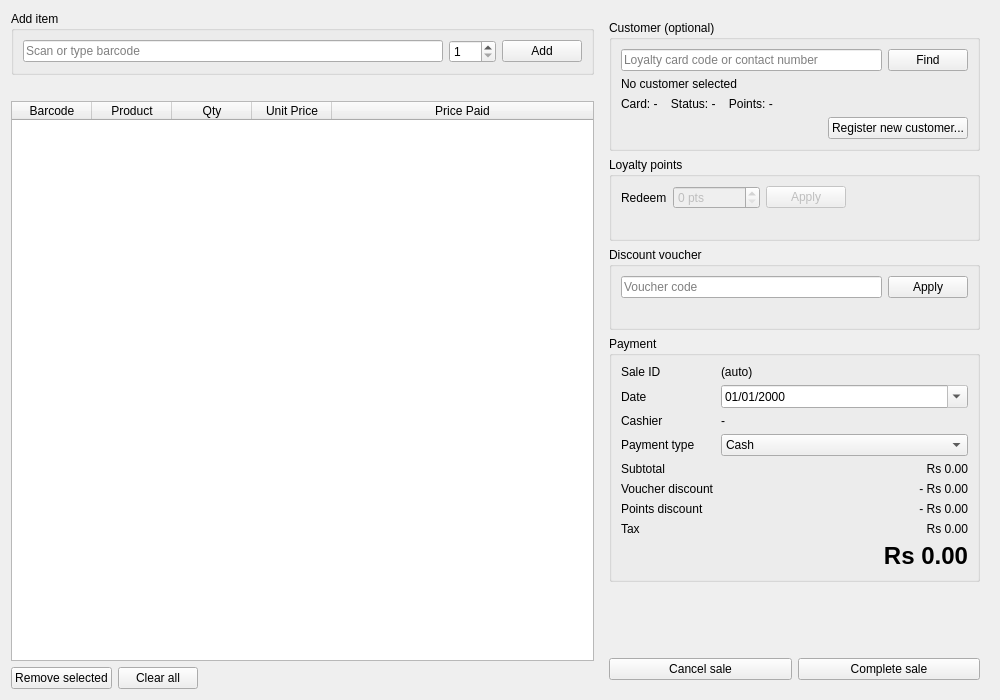
<?xml version="1.0" encoding="UTF-8"?>
<ui version="4.0">
 <class>SalePage</class>
 <widget class="QWidget" name="SalePage"><property name="geometry"><rect><x>0</x><y>0</y><width>1000</width><height>700</height></rect></property><property name="windowTitle"><string>New Sale (in-store)</string></property><layout class="QHBoxLayout" name="layout_38" stretch="3,2"><item><layout class="QVBoxLayout" name="layout_14"><item><widget class="QGroupBox" name="grpAddItem"><property name="title"><string>Add item</string></property><layout class="QHBoxLayout" name="layout_11"><item><widget class="QLineEdit" name="edBarcode"><property name="placeholderText"><string>Scan or type barcode</string></property></widget></item><item><widget class="QSpinBox" name="spnQty"><property name="minimum"><number>1</number></property><property name="maximum"><number>999</number></property><property name="value"><number>1</number></property></widget></item><item><widget class="QPushButton" name="btnAddItem"><property name="text"><string>Add</string></property><property name="role" stdset="0"><string>primary</string></property></widget></item></layout></widget></item><item><widget class="QLabel" name="lblProductInfo"><property name="text"><string></string></property><property name="styleSheet"><string>color: gray;</string></property></widget></item><item><widget class="QTableWidget" name="tblSaleItems"><property name="alternatingRowColors"><bool>true</bool></property><property name="selectionBehavior"><enum>QAbstractItemView::SelectRows</enum></property><property name="selectionMode"><enum>QAbstractItemView::SingleSelection</enum></property><property name="editTriggers"><set>QAbstractItemView::NoEditTriggers</set></property><attribute name="horizontalHeaderStretchLastSection"><bool>true</bool></attribute><attribute name="verticalHeaderVisible"><bool>false</bool></attribute><attribute name="horizontalHeaderDefaultSectionSize"><number>80</number></attribute><attribute name="horizontalHeaderMinimumSectionSize"><number>40</number></attribute><column><property name="text"><string>Barcode</string></property></column><column><property name="text"><string>Product</string></property></column><column><property name="text"><string>Qty</string></property></column><column><property name="text"><string>Unit Price</string></property></column><column><property name="text"><string>Price Paid</string></property></column></widget></item><item><layout class="QHBoxLayout" name="layout_13"><item><widget class="QPushButton" name="btnRemoveItem"><property name="text"><string>Remove selected</string></property></widget></item><item><widget class="QPushButton" name="btnClearSale"><property name="text"><string>Clear all</string></property></widget></item><item><spacer name="spacer_12"><property name="orientation"><enum>Qt::Horizontal</enum></property><property name="sizeHint" stdset="0"><size><width>20</width><height>20</height></size></property></spacer></item></layout></item></layout></item><item><widget class="QWidget" name="saleRight"><layout class="QVBoxLayout" name="layout_37"><item><widget class="QGroupBox" name="grpCustomer"><property name="title"><string>Customer (optional)</string></property><layout class="QVBoxLayout" name="layout_18"><item><layout class="QHBoxLayout" name="layout_15"><item><widget class="QLineEdit" name="edCustomerSearch"><property name="placeholderText"><string>Loyalty card code or contact number</string></property></widget></item><item><widget class="QPushButton" name="btnFindCustomer"><property name="text"><string>Find</string></property></widget></item></layout></item><item><widget class="QLabel" name="lblCustomerName"><property name="text"><string>No customer selected</string></property></widget></item><item><widget class="QLabel" name="lblLoyalty"><property name="text"><string>Card: -    Status: -    Points: -</string></property></widget></item><item><layout class="QHBoxLayout" name="layout_17"><item><spacer name="spacer_16"><property name="orientation"><enum>Qt::Horizontal</enum></property><property name="sizeHint" stdset="0"><size><width>20</width><height>20</height></size></property></spacer></item><item><widget class="QPushButton" name="btnRegisterCustomer"><property name="text"><string>Register new customer...</string></property></widget></item></layout></item></layout></widget></item><item><widget class="QGroupBox" name="grpPoints"><property name="title"><string>Loyalty points</string></property><layout class="QVBoxLayout" name="layout_22"><item><layout class="QHBoxLayout" name="layout_21"><item><widget class="QLabel" name="label_19"><property name="text"><string>Redeem</string></property></widget></item><item><widget class="QSpinBox" name="spnPointsToRedeem"><property name="minimum"><number>0</number></property><property name="maximum"><number>9999999</number></property><property name="enabled"><bool>false</bool></property><property name="suffix"><string> pts</string></property></widget></item><item><widget class="QPushButton" name="btnApplyPoints"><property name="text"><string>Apply</string></property><property name="enabled"><bool>false</bool></property></widget></item><item><spacer name="spacer_20"><property name="orientation"><enum>Qt::Horizontal</enum></property><property name="sizeHint" stdset="0"><size><width>20</width><height>20</height></size></property></spacer></item></layout></item><item><widget class="QLabel" name="lblPointsValue"><property name="text"><string></string></property><property name="styleSheet"><string>color: #27ae60;</string></property></widget></item></layout></widget></item><item><widget class="QGroupBox" name="grpDiscount"><property name="title"><string>Discount voucher</string></property><layout class="QVBoxLayout" name="layout_24"><item><layout class="QHBoxLayout" name="layout_23"><item><widget class="QLineEdit" name="edVoucher"><property name="placeholderText"><string>Voucher code</string></property></widget></item><item><widget class="QPushButton" name="btnApplyVoucher"><property name="text"><string>Apply</string></property></widget></item></layout></item><item><widget class="QLabel" name="lblDiscountInfo"><property name="text"><string></string></property><property name="styleSheet"><string>color: #27ae60;</string></property></widget></item></layout></widget></item><item><widget class="QGroupBox" name="grpPayment"><property name="title"><string>Payment</string></property><layout class="QVBoxLayout" name="layout_34"><item><layout class="QFormLayout" name="layout_33"><item row="0" column="0"><widget class="QLabel" name="label_25"><property name="text"><string>Sale ID</string></property></widget></item><item row="0" column="1"><widget class="QLabel" name="lblSaleId"><property name="text"><string>(auto)</string></property></widget></item><item row="1" column="0"><widget class="QLabel" name="label_26"><property name="text"><string>Date</string></property></widget></item><item row="1" column="1"><widget class="QDateEdit" name="dteSaleDate"><property name="calendarPopup"><bool>true</bool></property><property name="displayFormat"><string>dd/MM/yyyy</string></property><property name="readOnly"><bool>true</bool></property></widget></item><item row="2" column="0"><widget class="QLabel" name="label_27"><property name="text"><string>Cashier</string></property></widget></item><item row="2" column="1"><widget class="QLabel" name="lblEmployee"><property name="text"><string>-</string></property></widget></item><item row="3" column="0"><widget class="QLabel" name="label_28"><property name="text"><string>Payment type</string></property></widget></item><item row="3" column="1"><widget class="QComboBox" name="cmbPaymentType"><item><property name="text"><string>Cash</string></property></item><item><property name="text"><string>Card</string></property></item></widget></item><item row="4" column="0"><widget class="QLabel" name="label_29"><property name="text"><string>Subtotal</string></property></widget></item><item row="4" column="1"><widget class="QLabel" name="lblSubtotal"><property name="text"><string>Rs 0.00</string></property><property name="alignment"><set>Qt::AlignRight</set></property></widget></item><item row="5" column="0"><widget class="QLabel" name="label_30"><property name="text"><string>Voucher discount</string></property></widget></item><item row="5" column="1"><widget class="QLabel" name="lblDiscountAmt"><property name="text"><string>- Rs 0.00</string></property><property name="alignment"><set>Qt::AlignRight</set></property></widget></item><item row="6" column="0"><widget class="QLabel" name="label_31"><property name="text"><string>Points discount</string></property></widget></item><item row="6" column="1"><widget class="QLabel" name="lblPointsAmt"><property name="text"><string>- Rs 0.00</string></property><property name="alignment"><set>Qt::AlignRight</set></property></widget></item><item row="7" column="0"><widget class="QLabel" name="label_32"><property name="text"><string>Tax</string></property></widget></item><item row="7" column="1"><widget class="QLabel" name="lblTax"><property name="text"><string>Rs 0.00</string></property><property name="alignment"><set>Qt::AlignRight</set></property></widget></item></layout></item><item><widget class="QLabel" name="lblTotal"><property name="text"><string>Rs 0.00</string></property><property name="styleSheet"><string>font-size: 24px; font-weight: bold;</string></property><property name="alignment"><set>Qt::AlignRight|Qt::AlignVCenter</set></property></widget></item></layout></widget></item><item><spacer name="spacer_35"><property name="orientation"><enum>Qt::Vertical</enum></property><property name="sizeHint" stdset="0"><size><width>20</width><height>20</height></size></property></spacer></item><item><layout class="QHBoxLayout" name="layout_36"><item><widget class="QPushButton" name="btnCancelSale"><property name="text"><string>Cancel sale</string></property><property name="role" stdset="0"><string>danger</string></property></widget></item><item><widget class="QPushButton" name="btnCompleteSale"><property name="text"><string>Complete sale</string></property><property name="role" stdset="0"><string>primary</string></property></widget></item></layout></item></layout></widget></item></layout></widget>
 <resources/>
 <connections></connections>
</ui>
